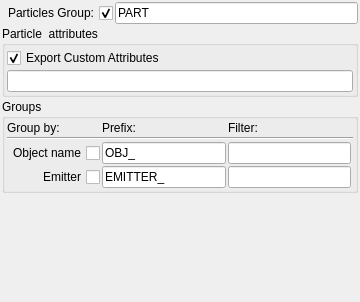
               <widget class="QWidget" name="scrollAreaWidgetContents_4">
                <property name="geometry">
                 <rect>
                  <x>0</x>
                  <y>0</y>
                  <width>360</width>
                  <height>302</height>
                 </rect>
                </property>
                <layout class="QVBoxLayout" name="verticalLayout_18">
                 <property name="spacing">
                  <number>2</number>
                 </property>
                 <property name="margin">
                  <number>2</number>
                 </property>
                 <item>
                  <layout class="QHBoxLayout" name="horizontalLayout_11">
                   <item>
                    <widget class="QCheckBox" name="partGroupEnable_cb">
                     <property name="toolTip">
                      <string>&lt;!DOCTYPE HTML PUBLIC &quot;-//W3C//DTD HTML 4.0//EN&quot; &quot;http://www.w3.org/TR/REC-html40/strict.dtd&quot;&gt;
&lt;html&gt;&lt;head&gt;&lt;meta name=&quot;qrichtext&quot; content=&quot;1&quot; /&gt;&lt;style type=&quot;text/css&quot;&gt;
p, li { white-space: pre-wrap; }
&lt;/style&gt;&lt;/head&gt;&lt;body style=&quot; font-family:'MS Shell Dlg 2'; font-size:8.25pt; font-weight:400; font-style:normal;&quot;&gt;
&lt;p style=&quot; margin-top:0px; margin-bottom:0px; margin-left:0px; margin-right:0px; -qt-block-indent:0; text-indent:0px;&quot;&gt;&lt;span style=&quot; font-size:8pt;&quot;&gt;Enable/disable global Particles group&lt;/span&gt;&lt;/p&gt;&lt;/body&gt;&lt;/html&gt;</string>
                     </property>
                     <property name="layoutDirection">
                      <enum>Qt::RightToLeft</enum>
                     </property>
                     <property name="text">
                      <string>Particles Group:</string>
                     </property>
                     <property name="checked">
                      <bool>true</bool>
                     </property>
                    </widget>
                   </item>
                   <item>
                    <widget class="QLineEdit" name="expParticlesGlobalGroupName_le">
                     <property name="toolTip">
                      <string>Main particles group name</string>
                     </property>
                     <property name="text">
                      <string>PART</string>
                     </property>
                    </widget>
                   </item>
                  </layout>
                 </item>
                 <item>
                  <widget class="QGroupBox" name="groupBox_4">
                   <property name="title">
                    <string>Particle  attributes</string>
                   </property>
                   <layout class="QVBoxLayout" name="verticalLayout_19">
                    <property name="spacing">
                     <number>2</number>
                    </property>
                    <property name="margin">
                     <number>2</number>
                    </property>
                    <item>
                     <widget class="QCheckBox" name="customPartAttr_cb">
                      <property name="toolTip">
                       <string>Enable\ disable export custom attributes</string>
                      </property>
                      <property name="layoutDirection">
                       <enum>Qt::LeftToRight</enum>
                      </property>
                      <property name="text">
                       <string>Export Custom Attributes</string>
                      </property>
                      <property name="checked">
                       <bool>true</bool>
                      </property>
                     </widget>
                    </item>
                    <item>
                     <widget class="QLineEdit" name="customAttr_le">
                      <property name="toolTip">
                       <string>&lt;!DOCTYPE HTML PUBLIC &quot;-//W3C//DTD HTML 4.0//EN&quot; &quot;http://www.w3.org/TR/REC-html40/strict.dtd&quot;&gt;
&lt;html&gt;&lt;head&gt;&lt;meta name=&quot;qrichtext&quot; content=&quot;1&quot; /&gt;&lt;style type=&quot;text/css&quot;&gt;
p, li { white-space: pre-wrap; }
&lt;/style&gt;&lt;/head&gt;&lt;body style=&quot; font-family:'MS Shell Dlg 2'; font-size:8.25pt; font-weight:400; font-style:normal;&quot;&gt;
&lt;p style=&quot; margin-top:0px; margin-bottom:0px; margin-left:0px; margin-right:0px; -qt-block-indent:0; text-indent:0px;&quot;&gt;&lt;span style=&quot; font-size:8pt;&quot;&gt;Export custom attrubutes from shape, transform or particles (per particle attributes)&lt;/span&gt;&lt;/p&gt;
&lt;p style=&quot; margin-top:0px; margin-bottom:0px; margin-left:0px; margin-right:0px; -qt-block-indent:0; text-indent:0px;&quot;&gt;&lt;span style=&quot; font-size:8pt;&quot;&gt;Names must be separated by a space. &lt;/span&gt;&lt;span style=&quot; font-size:8pt;&quot;&gt;In brackets, you can specify a default value.&lt;/span&gt;&lt;span style=&quot; font-size:8pt;&quot;&gt; &lt;/span&gt;&lt;/p&gt;
&lt;p style=&quot; margin-top:0px; margin-bottom:0px; margin-left:0px; margin-right:0px; -qt-block-indent:0; text-indent:0px;&quot;&gt;&lt;span style=&quot; font-size:8pt; font-weight:600;&quot;&gt;Example: &lt;/span&gt;&lt;/p&gt;
&lt;p style=&quot; margin-top:0px; margin-bottom:0px; margin-left:0px; margin-right:0px; -qt-block-indent:0; text-indent:0px;&quot;&gt;&lt;span style=&quot; font-size:8pt;&quot;&gt;float - &lt;/span&gt;&lt;span style=&quot; font-size:8pt; font-style:italic;&quot;&gt;raduisPP(1)&lt;/span&gt;&lt;/p&gt;
&lt;p style=&quot; margin-top:0px; margin-bottom:0px; margin-left:0px; margin-right:0px; -qt-block-indent:0; text-indent:0px;&quot;&gt;&lt;span style=&quot; font-size:8pt;&quot;&gt;vector - &lt;/span&gt;&lt;span style=&quot; font-size:8pt; font-style:italic;&quot;&gt;rgbPP(1)&lt;/span&gt;&lt;span style=&quot; font-size:8pt;&quot;&gt; &lt;/span&gt;&lt;/p&gt;
&lt;p style=&quot; margin-top:0px; margin-bottom:0px; margin-left:0px; margin-right:0px; -qt-block-indent:0; text-indent:0px;&quot;&gt;&lt;span style=&quot; font-size:8pt;&quot;&gt;Value  will be automatically converted into a vector if need.&lt;/span&gt;&lt;/p&gt;&lt;/body&gt;&lt;/html&gt;</string>
                      </property>
                      <property name="text">
                       <string/>
                      </property>
                     </widget>
                    </item>
                   </layout>
                  </widget>
                 </item>
                 <item>
                  <layout class="QVBoxLayout" name="attrTable_part_ly"/>
                 </item>
                 <item>
                  <widget class="QGroupBox" name="groupBox_3">
                   <property name="title">
                    <string>Groups</string>
                   </property>
                   <layout class="QGridLayout" name="gridLayout_2">
                    <property name="margin">
                     <number>2</number>
                    </property>
                    <property name="spacing">
                     <number>2</number>
                    </property>
                    <item row="2" column="0">
                     <widget class="QCheckBox" name="byPartObj_cb">
                      <property name="toolTip">
                       <string>&lt;!DOCTYPE HTML PUBLIC &quot;-//W3C//DTD HTML 4.0//EN&quot; &quot;http://www.w3.org/TR/REC-html40/strict.dtd&quot;&gt;
&lt;html&gt;&lt;head&gt;&lt;meta name=&quot;qrichtext&quot; content=&quot;1&quot; /&gt;&lt;style type=&quot;text/css&quot;&gt;
p, li { white-space: pre-wrap; }
&lt;/style&gt;&lt;/head&gt;&lt;body style=&quot; font-family:'MS Shell Dlg 2'; font-size:8.25pt; font-weight:400; font-style:normal;&quot;&gt;
&lt;p style=&quot; margin-top:0px; margin-bottom:0px; margin-left:0px; margin-right:0px; -qt-block-indent:0; text-indent:0px;&quot;&gt;&lt;span style=&quot; font-size:8pt;&quot;&gt;Create point groups by objects name (particle system)&lt;/span&gt;&lt;/p&gt;
&lt;p style=&quot; margin-top:0px; margin-bottom:0px; margin-left:0px; margin-right:0px; -qt-block-indent:0; text-indent:0px;&quot;&gt;&lt;span style=&quot; font-size:8pt;&quot;&gt;&amp;lt;prefix&amp;gt;&amp;lt;nodeName&amp;gt;&lt;/span&gt;&lt;/p&gt;&lt;/body&gt;&lt;/html&gt;</string>
                      </property>
                      <property name="layoutDirection">
                       <enum>Qt::RightToLeft</enum>
                      </property>
                      <property name="text">
                       <string>Object name</string>
                      </property>
                     </widget>
                    </item>
                    <item row="3" column="0">
                     <widget class="QCheckBox" name="byEmit_cb">
                      <property name="toolTip">
                       <string>&lt;!DOCTYPE HTML PUBLIC &quot;-//W3C//DTD HTML 4.0//EN&quot; &quot;http://www.w3.org/TR/REC-html40/strict.dtd&quot;&gt;
&lt;html&gt;&lt;head&gt;&lt;meta name=&quot;qrichtext&quot; content=&quot;1&quot; /&gt;&lt;style type=&quot;text/css&quot;&gt;
p, li { white-space: pre-wrap; }
&lt;/style&gt;&lt;/head&gt;&lt;body style=&quot; font-family:'MS Shell Dlg 2'; font-size:8.25pt; font-weight:400; font-style:normal;&quot;&gt;
&lt;p style=&quot; margin-top:0px; margin-bottom:0px; margin-left:0px; margin-right:0px; -qt-block-indent:0; text-indent:0px;&quot;&gt;&lt;span style=&quot; font-size:8pt;&quot;&gt;Create point groups by emitter name&lt;/span&gt;&lt;/p&gt;
&lt;p style=&quot; margin-top:0px; margin-bottom:0px; margin-left:0px; margin-right:0px; -qt-block-indent:0; text-indent:0px;&quot;&gt;&lt;span style=&quot; font-size:8pt;&quot;&gt;&amp;lt;prefix&amp;gt;&amp;lt;nodeName&amp;gt;&lt;/span&gt;&lt;/p&gt;&lt;/body&gt;&lt;/html&gt;</string>
                      </property>
                      <property name="layoutDirection">
                       <enum>Qt::RightToLeft</enum>
                      </property>
                      <property name="text">
                       <string>Emitter</string>
                      </property>
                     </widget>
                    </item>
                    <item row="0" column="0">
                     <widget class="QLabel" name="label_12">
                      <property name="text">
                       <string>Group by:</string>
                      </property>
                     </widget>
                    </item>
                    <item row="1" column="0" colspan="4">
                     <widget class="Line" name="line_6">
                      <property name="orientation">
                       <enum>Qt::Horizontal</enum>
                      </property>
                     </widget>
                    </item>
                    <item row="2" column="2">
                     <widget class="QLineEdit" name="byPartObj_le">
                      <property name="toolTip">
                       <string>Object name filter</string>
                      </property>
                      <property name="text">
                       <string/>
                      </property>
                     </widget>
                    </item>
                    <item row="0" column="2">
                     <widget class="QLabel" name="label_14">
                      <property name="text">
                       <string>Filter:</string>
                      </property>
                     </widget>
                    </item>
                    <item row="3" column="2">
                     <widget class="QLineEdit" name="byEmit_le">
                      <property name="toolTip">
                       <string>Emitter name filter</string>
                      </property>
                      <property name="text">
                       <string/>
                      </property>
                     </widget>
                    </item>
                    <item row="2" column="1">
                     <widget class="QLineEdit" name="byPartObjPref_le">
                      <property name="toolTip">
                       <string>Object group prefix</string>
                      </property>
                      <property name="text">
                       <string>OBJ_</string>
                      </property>
                     </widget>
                    </item>
                    <item row="3" column="1">
                     <widget class="QLineEdit" name="byEmitPref_le">
                      <property name="toolTip">
                       <string>Emitter group prefix</string>
                      </property>
                      <property name="text">
                       <string>EMITTER_</string>
                      </property>
                     </widget>
                    </item>
                    <item row="0" column="1">
                     <widget class="QLabel" name="label_13">
                      <property name="text">
                       <string>Prefix:</string>
                      </property>
                     </widget>
                    </item>
                   </layout>
                  </widget>
                 </item>
                 <item>
                  <spacer name="verticalSpacer_2">
                   <property name="orientation">
                    <enum>Qt::Vertical</enum>
                   </property>
                   <property name="sizeHint" stdset="0">
                    <size>
                     <width>20</width>
                     <height>40</height>
                    </size>
                   </property>
                  </spacer>
                 </item>
                </layout>
               </widget>
